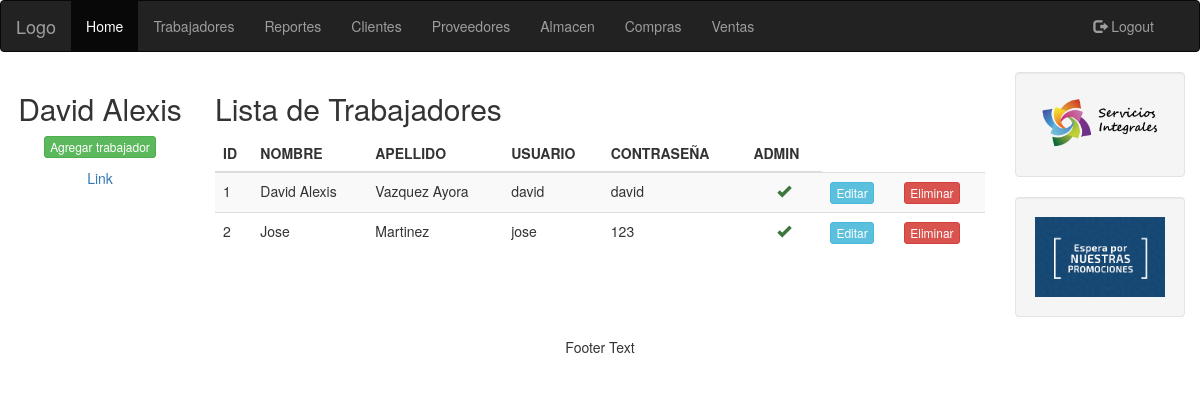
The page /taller/trabajadores.php (signed in) on the database as committed earlier.
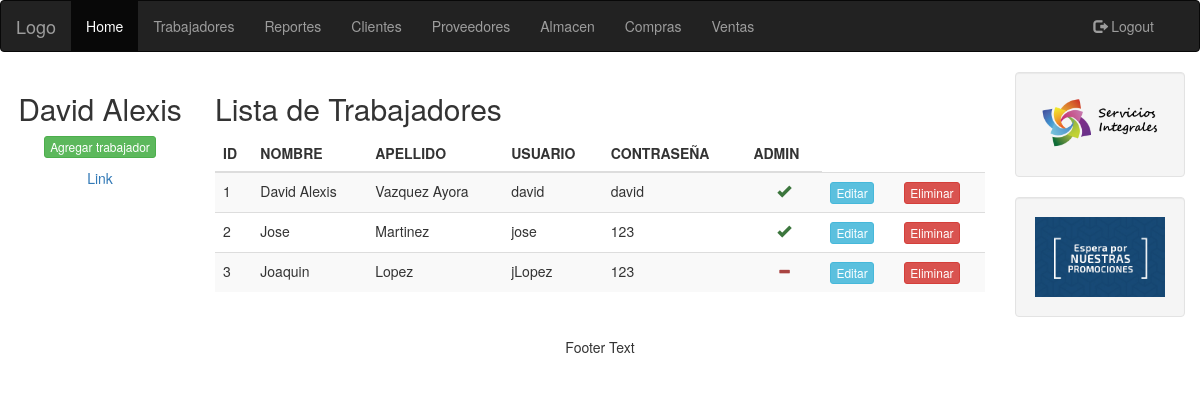
The same page on the database as committed later.
### tables this page shows
CREATE TABLE `trabajador` (
  `id` int(11) NOT NULL,
  `nombre` varchar(30) NOT NULL,
  `apellido` varchar(30) NOT NULL,
  `usuario` varchar(40) NOT NULL,
  `contrasena` varchar(30) NOT NULL,
  `admin` int(15) NOT NULL
);

### taller/utilidades/sesion.php (called while the page is built, shortened)
<?php
include_once('clases/Trabajador.php');
global $BD;
if (isset($_SESSION['sesion_id'])) {
	if ($_SESSION['sesion_tipo'] == 'trabajador') {
		$_usuario = new Trabajador();
		$sql = "SELECT * FROM trabajador WHERE id = {$_SESSION['sesion_id']}";
		$resultado = $BD->query($sql);
		$datos = $resultado->fetch_assoc();
		$_usuario->nombre = $datos['nombre'];
	}
} else {
	$_usuario = false;
}

### taller/clases/Trabajador.php (called while the page is built, shortened)
<?php
include_once "Usuario.php";
include_once "Almacen.php";
class Trabajador extends Usuario {
	public function consultarTrabajadores(){
		global $BD;
		$sql = "SELECT * FROM trabajador";
		$result = $BD->query($sql);
		$trabajador = array();
		while($fila = $result->fetch_assoc()) {
			$cliente = new Trabajador($fila['id'], $fila['nombre'], $fila['apellido'], $fila['usuario'], $fila['contrasena'], $fila['admin'], null, null);
			$trabajador[] = $cliente;
		}
		return $trabajador;
	}
}

### taller/clases/Usuario.php (called while the page is built, shortened)
<?php
abstract class Usuario {
	public function __construct($id = null, $nombre = "", $apellido = "", $usuario = "", $contraseña = "", $admin = false, $trabajador = true, $cliente = false) {
		$this->id = $id;
		$this->nombre = $nombre;
		$this->apellido = $apellido;
		$this->usuario = $usuario;
		$this->contraseña = $contraseña;
		$this->admin = $admin;
	}
}

### taller/trabajadores.php (the view, shortened to what this page needs)
<?php
include('utilidades/conexion_bd.php');
include('utilidades/sesion.php');
$trabajadores = $_usuario->consultarTrabajadores();
?>
<!DOCTYPE html>
<html>
<head>
	 	<link rel="stylesheet" href="https://maxcdn.bootstrapcdn.com/bootstrap/3.3.7/css/bootstrap.min.css">
</head>
<body>
 	<?php include 'nav.php'; ?>
	<div class="container-fluid text-center">
	  <div class="row content">
	    <div class="col-sm-2 sidenav">
	      <?php if ($_usuario) { ?>
				<h2><?php echo $_usuario->nombre; ?></h2>
			<?php } ?>
	      <p><a href="trabajadores_nuevo.php" class="btn btn-success btn-xs">Agregar trabajador</a></p>
	      <p><a href="#">Link</a></p>
	    </div>
	    <div class="col-sm-8 text-left">
	      <h2>Lista de Trabajadores</h2>
	      <div class="table-responsive">
	      	<table class="table table-striped">
	      		<thead>
	      			<tr>
	      				<th>ID</th>
						<th>NOMBRE</th>
						<th>APELLIDO</th>
						<th>USUARIO</th>
						<th>CONTRASEÑA</th>
						<th>ADMIN</th>
					</tr>
				</thead>
				<tbody>
					<?php foreach($trabajadores as $objeto) { ?>
					<tr>
						<td><?php echo $objeto->id; ?></td>
						<td><?php echo $objeto->nombre; ?></td>
						<td><?php echo $objeto->apellido; ?></td>
						<td><?php echo $objeto->usuario; ?></td>
						<td><?php echo $objeto->contraseña; ?></td>
						<td class="text-center">
							<?php if ($objeto->admin) { ?>
							<i class="glyphicon glyphicon-ok text-success"></i>
							<?php } else { ?>
							<i class="glyphicon glyphicon-minus text-danger"></i>
							<?php } ?>
						</td>
						<td><a href="trabajadores_editar.php?id=<?php echo $objeto->id; ?>" class="btn btn-info btn-xs"> Editar </a></td>
						<td><a href="trabajadores_eliminar.php?id=<?php echo $objeto->id;?>" class="btn btn-danger btn-xs"> Eliminar </a></td>
					</tr>
					<?php } ?>
				</tbody>
			</table>
		</div>
	</div>
	<div class="col-sm-2 sidenav">
		<div class="well">
			<img src="img/serviciosintegrales2.png" style="width:100%">
		</div>
		<div class="well">
			<img src="img/promociones.jpg" style="width:100%">
		</div>
	</div>
</div>
</div>
<?php include 'footer.php'; ?>
</body>
</html>

Rows that differ between the two databases and show on the page:
added trabajador: id "3", nombre "Joaquin", apellido "Lopez", usuario "jLopez", contrasena "123", admin 0 (drawn)
